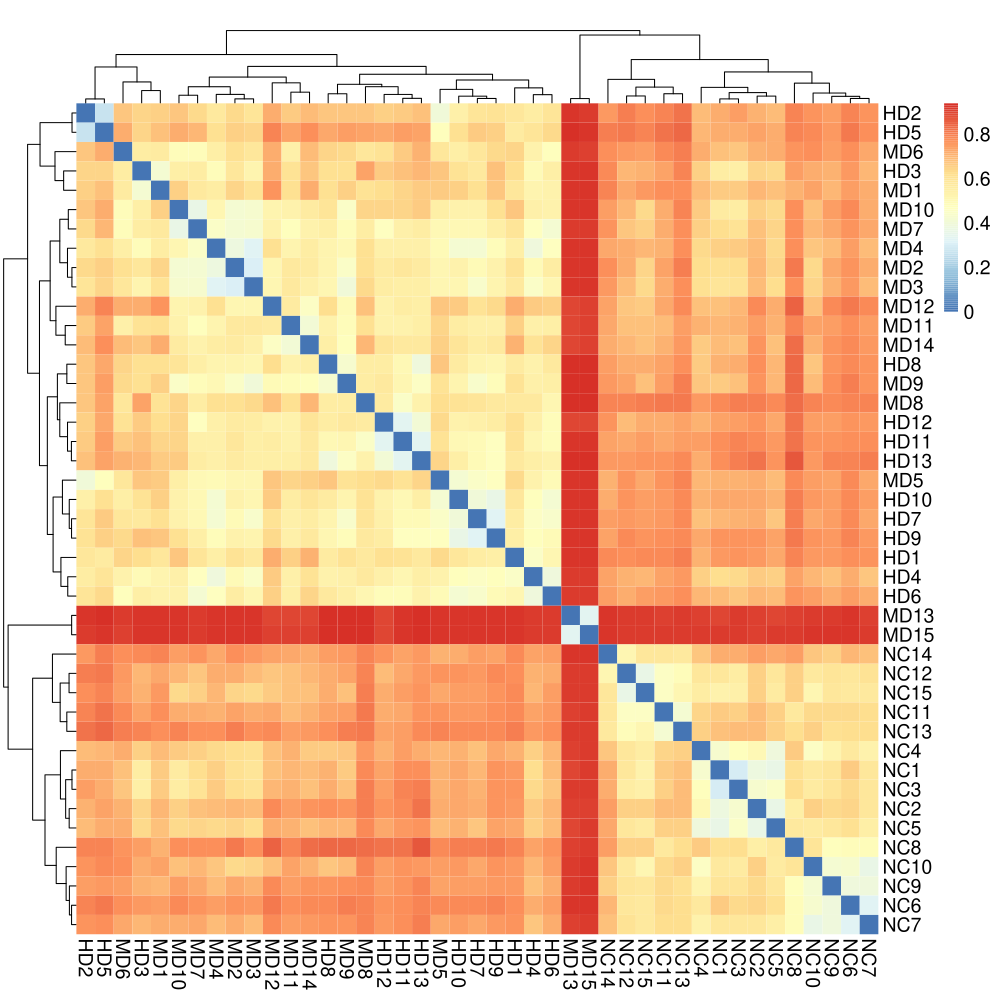

This chart was generated by the following R code:

if (FALSE){
	install.packages("pheatmap", repo="http://cran.us.r-project.org")
}

library(grid)
library(pheatmap)

if(1){
	library(RColorBrewer)
}

find_coordinates = function(n, gaps, m=1:n) {
	if(length(gaps)==0){
		return(list(coord=unit(m/n, "npc"), size=unit(1/n,"npc")))
	}

	if(max(gaps)>n){
		stop("Gaps do not match matrix size")
	}

	size = (1/n)*(unit(1, "npc")-length(gaps)*unit("4", "bigpts"))

	gaps2 = apply(sapply(gaps, function(gap, x){x>gap}, m), 1, sum)
	coord = m * size + (gaps2 * unit("4", "bigpts"))

	return(list(coord=coord, size=size))
}


vjust <- 0
hjust <- 0.5

if(270==270){
	vjust <- 0.5
	hjust <- 0
}else if(270==45){
	vjust <- .5
	hjust <- 1
}else if(270==0){
	vjust <- 1
	hjust <- 0.5
}



draw_colnames_custom <- function (coln, gaps, ...){
	coord = find_coordinates(length(coln),  gaps)
	x = coord$coord - 0.5 * coord$size
	if (270  == 90){
		hjust = 1
		vjust = 0.5
	}
	if (270  == 45){
		hjust = 1
		vjust = 0.5
	}

	res = textGrob(coln, x=x, y=unit(1, "npc")-unit(3, "bigpts"),
		vjust = vjust, hjust=hjust, rot=270, gp=gpar(...))
	return(res)
}


# Overwrite default draw_colnames with your own version
assignInNamespace(x="draw_colnames", value="draw_colnames_custom",
	ns=asNamespace("pheatmap"))

data <- read.table(file="result/beta/bray_curtis.txt", sep="\t", header=T, row.names=1,
	check.names=F, quote="", comment="")

if ("FALSE" != "FALSE"){
	#data[data==0] <- 1.0000001
	#data[data==1] <- 1.0001
	data <- FALSE(data+1)
}

if (1 == 1){
	legend_breaks = NA
} else if (1 == 2){
	if (Inf == Inf){
		summary_v <- c(t(data))
		legend_breaks <- unique(c(seq(summary_v[1]*0.95,summary_v[2],length=6),
		  seq(summary_v[2],summary_v[3],length=6),
		  seq(summary_v[3],summary_v[5],length=5),
		  seq(summary_v[5],summary_v[6]*1.05,length=5)))
	} else {
		legend_breaks <- unique(c(seq(summary_v[1]*0.95, Inf,
		 length=10), seq(Inf,summary_v[6]*1.05,length=10)))
	}

	if("FALSE" != "FALSE"){
		legend_breaks <- prettyNum(legend_breaks, digits=FALSE)
	}

	print(col)
	print(legend_breaks)
} else {
	legend_breaks <- c()
}


if ("NA" != "NA") {
	annotation_row <- read.table(file="NA", header=T,
		row.names=1, sep="\t", quote="", check.names=F, comment="")
} else {
	annotation_row <- NA
}

if ("NA" != "NA") {
	annotation_col <- read.table(file="NA", header=T,
		row.names=1, sep="\t", quote="", check.names=F, comment="")
	# Do not remember what this is for?
	#levs <- unique(unlist(lapply(annotation_col, unique)))
	#annotation_col <- data.frame(lapply(annotation_col, factor,
	#	levels=levs), row.names=rownames(annotation_col))
} else {
	annotation_col <- NA
}

data[data>Inf] <- Inf
if ("-Inf" != "-Inf"){
	data[data<-Inf] <- -Inf
}

if ("function" == "function"){
	color_vector <- colorRampPalette(rev(brewer.pal(n=7, name="RdYlBu")))(100)
} else if ("function" == "vector"){
	colfunc <- colorRampPalette(colorRampPalette(rev(brewer.pal(n=7, name="RdYlBu")))(100), bias=1)
	color_vector <- colfunc(30)
} else {
	color_vector <- colorRampPalette(rev(brewer.pal(n=7, name="RdYlBu")))(100)
}

ann_colors = list(NA)

if (ann_colors[1][1] == "NA") {
	ann_colors = NA
}

pheatmap(data, kmean_k=NA, color=color_vector,
scale="none", border_color=NA,
cluster_rows=TRUE, cluster_cols=TRUE,
breaks=legend_breaks, clustering_method="complete",
clustering_distance_rows="correlation",
clustering_distance_cols="correlation",
legend_breaks=legend_breaks, show_rownames=TRUE, show_colnames=TRUE,
main="", annotation_col=annotation_col,
annotation_row=annotation_row,
annotation_colors = ann_colors,
fontsize=14, filename="result/beta/bray_curtis.txt.pheatmap.pdf", width=10,
height=10)
